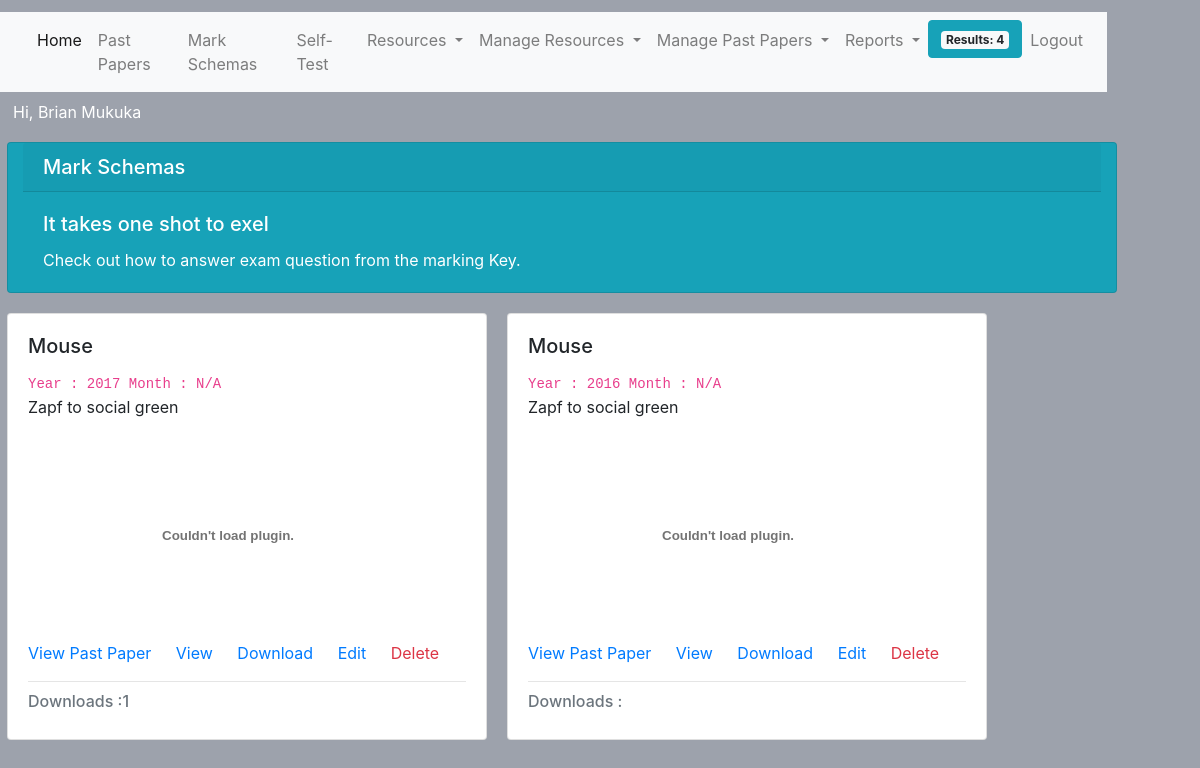
The page /lessons/mark_schema/index.php (signed in) on the database its author committed.
### tables this page shows
CREATE TABLE `mark_schema` (
  `id` int(11) NOT NULL,
  `year` int(11) NOT NULL,
  `description` varchar(100) NOT NULL,
  `created_at` timestamp NOT NULL DEFAULT current_timestamp(),
  `created_by` varchar(1000) NOT NULL,
  `downloads` bigint(20) DEFAULT 0,
  `title` varchar(100) NOT NULL,
  `link` varchar(1000) DEFAULT NULL,
  `month` int(11) DEFAULT NULL,
  `level` varchar(100) NOT NULL DEFAULT 'junior'
);

### lessons/api/index.php (called while the page is built, shortened)
<?php
function getMarkSchema(){
    $conn = DBCoonect();
       $grade = isset($_SESSION['user']['grade']) ? $_SESSION['user']['grade']: 'junior' ;
       $level = $grade > 9 ? 'senior' : 'junior';
               if (isset($_GET['month']) && isset($_GET['year'])) {
           $month = $_GET['month'];
           $year = $_GET['year'];
       $sql = "SELECT * FROM mark_schema WHERE `month` = '$month' AND `year` = '$year' AND `level` = '$level' ";
               }
               else if(isset($_SESSION['user']['role']) && $_SESSION['user']['role'] == 'admin'){
       $sql = "SELECT * FROM mark_schema ";
       }else{
       $sql = "SELECT * FROM mark_schema WHERE `level` = '$level' ";
       }
    $results = mysqli_query($conn,$sql);
    $rows = [];
    while ($row = mysqli_fetch_assoc($results)) {
        array_unshift($rows,$row);
    }
    return $rows;
}
function getFileStoragePath(){
    return 'http://'.$_SERVER['HTTP_HOST'].'/comp_test/storage/';
}

### lessons/mark_schema/index.php (the view, shortened to what this page needs)
<?php
require_once('../../layout/admin/header.php');
require_once('../api/index.php');
$files = getMarkSchema();
$months = ['N/A','Jan','Feb','March',"April","May","June","July","Aug","Sep","Oct","Nov","Dec"];
?>
<div class="card col-md-12 text-white bg-info mb-3">
  <h5 class="card-header">Mark Schemas</h5>
  <div class="card-body">
    <h5 class="card-title">It takes one shot to exel</h5>
    <p class="card-text">Check out how to answer exam question from the marking Key.</p>
  </div>
</div>
<?php  if(count($files)):
        $index = 0;
        while($index < count($files) ):
            $row = $files[$index] ;
            $title = $row['title'];
            $downloads = $row['downloads'];
            $description = $row['description'];
            $file = ($row['link']) ;
            $id = $row['id'];
             $fileStorage =  getFileStoragePath();
            $path = ($fileStorage.$file) ;
           $month = $row['month'];
           $year = $row['year'];
            $editPath = '/comp_test/utils/upload/edit_mark_schema.php?id='.$id;
          $deletePath = '../api/index.php?delete=true&table=mark_schema&id='.$id;
           $pastPaperLink = "/comp_test/lessons/past_papers?month=$month&year=$year";
    ?>
<div class="card" style="width: 30rem;">
  <div class="card-body">
    <h5 class="card-title"><?php echo $title?></h5>
          <code> Year : <?php echo  $year; ?> </code>
   <code> Month : <?php echo $months[$month] ?> </code>
    <p class="card-text">
    <?php echo $description?>
    </p>
    <embed src="<?php echo $path;  ?>" width="400" height="200" alt="pdf" pluginspage="http://www.adobe.com/products/acrobat/readstep2.html">
    <a href="<?php echo $pastPaperLink?>" class="card-link">View Past Paper </a>
    <a href="<?php echo $path;  ?>" target='_blank' class="card-link">View </a>
    <a onclick="setDownloadCounter(event,<?php echo $id ?>)"  href="<?php echo $path;  ?>" target='_blank' class="card-link download" download>Download </a>
            <?php
                        if (isset($_SESSION['user']['role']) && $_SESSION['user']['role'] == 'admin'):
            ?>
    <a href="<?php echo $editPath;  ?>"  class="card-link" >Edit </a>
    <a href="<?php echo $deletePath;  ?>"  class="text-danger card-link delete" >Delete </a>
           <?php
      endif;
?>
    <hr />
        <h6 class="card-subtitle mb-2 text-muted">
    Downloads :<?php echo $downloads?></h6>
  </div>
</div>
        <?php $index++; endwhile;   else:  ?>
<?php  endif  ?>
<?php
require_once('../../layout/admin/footer.php')
?>

### assets/css/custom.css (style rules this page uses)
@media screen and (min-width: 480px) { body { background-color: rgb(157, 162, 172); width: 90vw; height: 90vh; margin: 1vw; } }
.card { margin:10px !important }

### rows shown on the page
mark_schema: title "Mouse", year "2017", month "N/A", description "Zapf to social green", downloads "1"
mark_schema: title "Mouse", year "2016", month "N/A", description "Zapf to social green"

### other values the page prints
$total "4"
$_SESSION['user']['name'] "Brian Mukuka"
